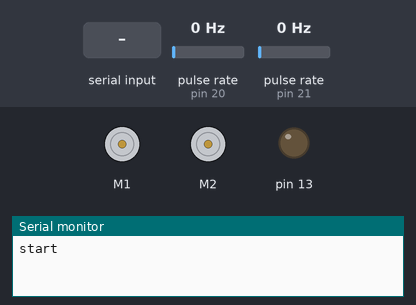
Recording of a sketch running on a simulated Arduino Mega 2560, built with avr-gcc and run on an emulated ATmega2560. On the bench: 2 × DC motor (green arrow = forward, orange = backward, longer = faster), output pins drawn as LEDs (lit = HIGH), the last lines printed to the serial monitor. Wiring (inferred from the names in the program): 2 × pulse sensor: data pin 20 / data pin 21. Inputs (shaded band) come from the test bench; at power-on: pulse rate (sensors on pin 20, pin 21) 0 Hz.

Above: at 1.3 s.
1.4 s: "90,45\n" received over the second serial link
At 2.2 s:
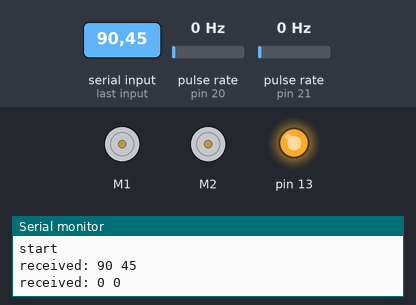
2.9 s: "3\n" received over the second serial link
4.4 s: "1\n" received over the second serial link
At 4.7 s:
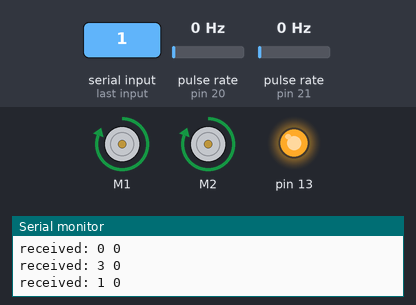
5.9 s: "2\n" received over the second serial link
At 7.0 s:
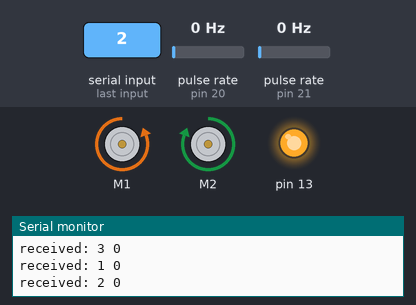
7.4 s: pulse rate (sensor on pin 20) set to 99 Hz
10.4 s: pulse rate (sensor on pin 20) set to 105 Hz
Timing chart, 0 to 12.9 s (numbered marks = the images above; inputs shaded):
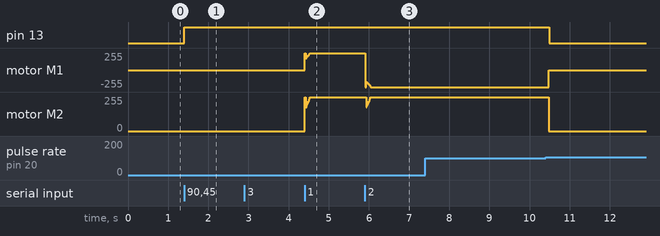

The sketch:

module1.ino
```cpp
#include "DualVNH5019MotorShield.h"

DualVNH5019MotorShield motors;

//пины для чтения энкодеров
#define encoder0Pin  20
#define encoder1Pin  21

#define WAITING 10
#define MOVING 1
#define TURNING 2
#define STOP 3
#define FAST_MOVING 4

byte prevMode;
byte mode = WAITING;
int parameter = 0;

long sum0 = 0;
long diff0;
long prevDiff0 = 0;
long ddiff0;

long sum1 = 0;
long diff1;
long prevDiff1 = 0;
long ddiff1;

long encoder0Pos = 0; //счечик энкодера
long encoder1Pos = 0;

long ISPS0 = 1300;
long ISPS1 = 1291;
long ISPF0 = 400;
long ISPF1 = 397;
long ISP0 = 0;
long ISP1 = 0;

unsigned long prevTime0 = 0;
unsigned long prevTime1 = 0;
long interval0;
long interval1;
long interval00;
long interval11;

//устанавливаем нужную скорость
long velocitySetPoint0 = 0;
long velocitySetPoint1 = 0;

//переменные для подсчета скорости
long newposition;
long oldposition = 0;
//вычисление интервала срабатывания PID
unsigned long pidtime;
unsigned long oldpidtime = 0;

unsigned long printtime;
unsigned long oldprinttime = 0;


//счетчик
byte count0 = 0;
byte count1 = 0;

//сумма импульсов
long Qinterval0 = 2500;
long Qinterval1 = 2500;

int intervalSetPoint0 = 0;
int intervalSetPoint1 = 0;

bool resetVariables = true;

//PID0
float kp0 = 0.2;
float ki0 = 0.01;
float kd0 = 2;
//PID1
float kp1 = 0.2;
float ki1 = 0.01;
float kd1 = 2;

long enc0 = 0;
long enc1 = 0;

const float TICKS_PER_CM = 40; //74,27230678
const float TICKS_PER_DEG_R = 6.8; //12,96296296
const float TICKS_PER_DEG_L = 6.8; //12,96296296

//mouse

void setup() {
  motors.init();

  pinMode(encoder0Pin, INPUT);
  digitalWrite(encoder0Pin, HIGH);       // turn on pullup resistor
  pinMode(encoder1Pin, INPUT);
  digitalWrite(encoder1Pin, HIGH);       // turn on pullup resistor

  attachInterrupt(3, doEncoder, RISING);  // encoder pin on interrupt 0 - pin 2
  attachInterrupt(2, doEncoder_, RISING);  // encoder pin on interrupt 0 - pin 2

  Serial.begin (115200);
  Serial2.begin (115200);
  Serial.setTimeout(5);
  Serial2.setTimeout(5);
  delay(50);
  Serial.println("start");
  delay(50);

  pinMode(13, OUTPUT);

  //mouse init

}

void loop(){
 if (Serial2.available() > 0) {
  byte tempMode = Serial2.parseInt();
  if (tempMode != 0) {
	if (tempMode == 3) {
		prevMode = mode;
	}
	mode = tempMode;
  }
  int tempParameter = Serial2.parseInt();
  if (tempParameter != 0) {
   parameter = tempParameter;
  }
  resetVariables = true;

  digitalWrite(13, HIGH);

  Serial.print("received: ");
  Serial.print(tempMode);
  Serial.print(" ");
  Serial.println(tempParameter);
 }


 setMode(parameter);


 //doOutput();
}// END OF MAIN LOOP

void setMode(int param) {

  switch(mode) { //global
    case WAITING: {
      //do nothing
      break;
    }
    case FAST_MOVING: {
      ISP0 = ISPF0;
      ISP1 = ISPF1;
      MoveOn(param);
    }
    case MOVING: {
      ISP0 = ISPS0;
      ISP1 = ISPS1;
      MoveOn(param);
      break;
    }
    case TURNING: {
      TurnOn(param);
      break;
    }
    case STOP: {
	  float divider = 1;
      motors.setBrakes(400, 400);
	  switch (prevMode) {
		case 1: {divider = TICKS_PER_CM; break;}
		case 2: {divider = TICKS_PER_DEG_L;break;}
	  }
	  String toSend = String(prevMode) + String(" ") + String(round((encoder0Pos - enc0) / divider)) + String(" ") + String(round((encoder1Pos - enc1) / divider));
      Serial2.println(toSend);

     /* Serial.print("Sent(stop): ");
      Serial.println(toSend);
      Serial.print("Debug: ");
      String debug = String(encoder0Pos)+" - "+String(enc0)+" / "+String(round(divider))+" "+String(encoder1Pos)+" - "+String(enc1)+" / "+String(round(divider));
      Serial.println(debug);*/

      mode = WAITING;
      resetVariables = true;

      break;
    }
  }
}


void MoveOn(int dist) {

  float distance = dist * TICKS_PER_CM;


  int const accBefore = 500;
  int const decAfter = 500;

  if (resetVariables) {
    enc0 = encoder0Pos;
    enc1 = encoder1Pos;

    sum0 = 0;
    diff0 = 0;


    prevDiff0 = 0;
    ddiff0 = 0;

    sum1 = 0;
    diff1 = 0;
    prevDiff1 = 0;
    ddiff1 = 0;

    resetVariables = false;
  }

  int dir = 1;
  if (dist < 0)  {dir = -1;}
  if (dist >= 0) {dir =  1;}

  pidtime = micros();
  printtime = micros();


  motors.setSpeeds(dir * velocitySetPoint0, dir * velocitySetPoint1);

  if (encoder0Pos - enc0 >= 0 && encoder0Pos - enc0 < accBefore ||
      encoder1Pos - enc1 >= 0 && encoder1Pos - enc1 < accBefore) {
    intervalSetPoint0 = 1300;//1300
    intervalSetPoint1 = 1291;//1291
  }


  if (encoder0Pos - enc0 > accBefore && encoder0Pos - enc0 < dir * distance - decAfter ||
      encoder1Pos - enc1 > accBefore && encoder1Pos - enc1 < dir * distance - decAfter) {
    intervalSetPoint0 = ISP0;//400;//900 //500
    intervalSetPoint1 = ISP1;//397;//894 //497
  }


  if (encoder0Pos - enc0 > dir * distance - decAfter && encoder0Pos - enc0 < dir * distance ||
      encoder1Pos - enc1 > dir * distance - decAfter && encoder1Pos - enc1 < dir * distance) {
    intervalSetPoint0 = 1300;
    intervalSetPoint1 = 1291;
  }


  if (encoder0Pos - enc0 >= dir * distance || encoder1Pos - enc1 >= dir * distance) {
    motors.setBrakes(400, 400);
    mode = WAITING;
    resetVariables = true;
    String toSend = String(1) + String(" ") + String(round((encoder0Pos - enc0) / TICKS_PER_CM)) + String(" ") + String(round((encoder1Pos - enc1) / TICKS_PER_CM));
    Serial2.println(toSend);

    Serial.print("Sent(move): ");
    Serial.println(toSend);
    Serial.print("Debug: ");
    String debug = String(encoder0Pos)+" - "+String(enc0)+" / "+String(round(TICKS_PER_CM))+" "+String(encoder1Pos)+" - "+String(enc1)+" / "+String(round(TICKS_PER_CM));
    Serial.println(debug);
    digitalWrite(13, LOW);
  }

  if (pidtime - oldpidtime > 10000){

    diff0 = Qinterval0 - intervalSetPoint0;
    ddiff0 = diff0 - prevDiff0;
    sum0 += diff0;
    velocitySetPoint0 = kp0 * diff0 + ki0 * sum0 + kd0 * ddiff0;  //P + I + D;
    if (velocitySetPoint0 > 400) {
       velocitySetPoint0 = 400;
    }
    if (velocitySetPoint0 < 0) {
       velocitySetPoint0 = 0;
    }

    prevDiff0 = diff0;


    diff1 = Qinterval1 - intervalSetPoint1;
    ddiff1 = diff1 - prevDiff1;
    sum1 += diff1;
    velocitySetPoint1 = kp1 * diff1 + ki1 * sum1 + kd1 * ddiff1;  //P + I + D;
    if (velocitySetPoint1 > 400) {
       velocitySetPoint1 = 400;
    }
    if (velocitySetPoint1 < 0) {
       velocitySetPoint1 = 0;
    }


    prevDiff1 = diff1;
    oldpidtime = pidtime;
  } // end of if(pidtime...)
}//end of MoveOn

void TurnOn(int ang) {

  float angle = 0;

  if (resetVariables) {
   enc0 = encoder0Pos;
   enc1 = encoder1Pos;

   sum0 = 0;
   diff0 = 0;
   prevDiff0 = 0;
   ddiff0 = 0;

   sum1 = 0;
   diff1 = 0;
   prevDiff1 = 0;
   ddiff1 = 0;

   resetVariables = false;
  }

  int dir = 1;
  if (ang <  0) {
    dir = -1;
    angle = TICKS_PER_DEG_R * ang;
  }
  if (ang >= 0) {
    dir =  1;
    angle = TICKS_PER_DEG_L * ang;
  }

  pidtime = micros();
  printtime = micros();

  motors.setSpeeds(dir * -velocitySetPoint0, dir * velocitySetPoint1);

  if (encoder0Pos - enc0 < dir * angle || encoder1Pos - enc1 < dir * angle) {
   intervalSetPoint0 = 1300;//900;
   intervalSetPoint1 = 1291;//894;
  }

  if (encoder0Pos - enc0 >= dir * angle || encoder1Pos - enc1 >= dir * angle) {
   motors.setBrakes(400, 400);
   resetVariables = true;
   mode = WAITING;
   String toSend = String(2) + String(" ") + String(round((encoder0Pos - enc0) / TICKS_PER_DEG_L)) + String(" ")  + String(round((encoder1Pos - enc1) / TICKS_PER_DEG_L));
   Serial2.println(toSend);

   Serial.print("Sent:(turn) ");
   Serial.println(toSend);
   Serial.print("Debug: ");
   String debug = String(encoder0Pos)+" - "+String(enc0)+" / "+String(round(TICKS_PER_DEG_L))+" "+String(encoder1Pos)+" - "+String(enc1)+" / "+String(round(TICKS_PER_DEG_L));
   Serial.println(debug);
   digitalWrite(13, LOW);
  }

  if (pidtime - oldpidtime > 10000){

    diff0 = Qinterval0 - intervalSetPoint0;
    ddiff0 = diff0 - prevDiff0;
    sum0 += diff0;
    velocitySetPoint0 = kp0 * diff0 + ki0 * sum0 + kd0 * ddiff0;  //P + I + D;
    if (velocitySetPoint0 > 400) {
       velocitySetPoint0 = 400;
    }
    if (velocitySetPoint0 < 0) {
       velocitySetPoint0 = 0;
    }

    prevDiff0 = diff0;


    diff1 = Qinterval1 - intervalSetPoint1;
    ddiff1 = diff1 - prevDiff1;
    sum1 += diff1;
    velocitySetPoint1 = kp1 * diff1 + ki1 * sum1 + kd1 * ddiff1;  //P + I + D;
    if (velocitySetPoint1 > 400) {
       velocitySetPoint1 = 400;
    }
    if (velocitySetPoint1 < 0) {
       velocitySetPoint1 = 0;
    }

    prevDiff1 = diff1;
    oldpidtime = pidtime;
  } // end of if(pidtime...)
}

void doOutput(){
   printtime = micros();
   if (printtime - oldprinttime > 10000) {
   //Serial.print(",");
   //Serial.print(velocitySetPoint1);
   //Serial.print(",");
   Serial.print(encoder0Pos - encoder1Pos);
   Serial.print(",");
   //Serial.println(encoder1Pos);
   //Serial.print(",");
   //Serial.print(encoder0Pos - encoder1Pos);
   //Serial.print(",");
   //Serial.print(diff0);
   //Serial.print(",");
   //Serial.print(diff1);
   //Serial.print(",");
   Serial.print(Qinterval0);
   Serial.print(",");
   Serial.print(Qinterval1);
   Serial.print(",");
   Serial.println(intervalSetPoint0);

    // Serial.println(millis() - printtime);
   oldprinttime = printtime;  }
}// end of doOutput


void doEncoder() {

    encoder0Pos++;

    interval00 = micros() - prevTime0;
    if (interval00 > 2500) {
     interval00 = 2500;
    }
    interval0 += interval00;
    prevTime0 = micros();
    count0++;
    if (count0 == 16){


    Qinterval0 = interval0 / 16;
    count0 = 0;
    interval0 = 0;
    }
}

void doEncoder_() {
    encoder1Pos++;

    interval11 = micros() - prevTime1;
    if (interval11 > 2500) {
     interval11 = 2500;
    }
    interval1 += interval11;
    prevTime1 = micros();
    count1++;
    if (count1 == 16){


     Qinterval1 = interval1 / 16;
     count1 = 0;
     interval1 = 0;
    }
}
```

Measured:
- after the input at 1.4 s, pin 13: LOW → HIGH at once
- after the input at 4.4 s, motor M1, motor M2: stopped → forward 255/255 at once
- after the input at 5.9 s, motor M1: forward 255/255 → backward 255/255 at once
- after the input at 7.4 s, every drawn part: stays the same
